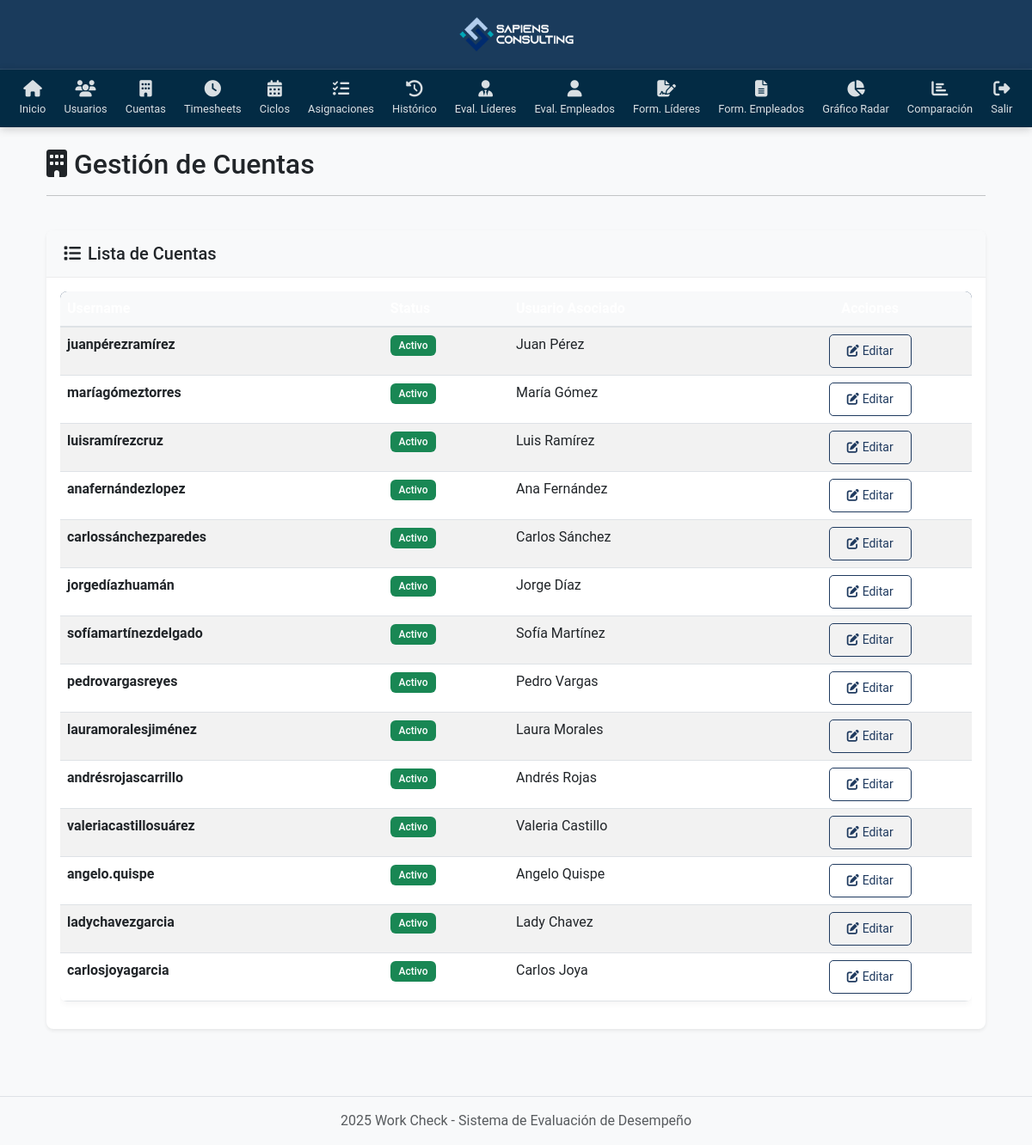
Before: /accounts/ (signed in) with the older database file.
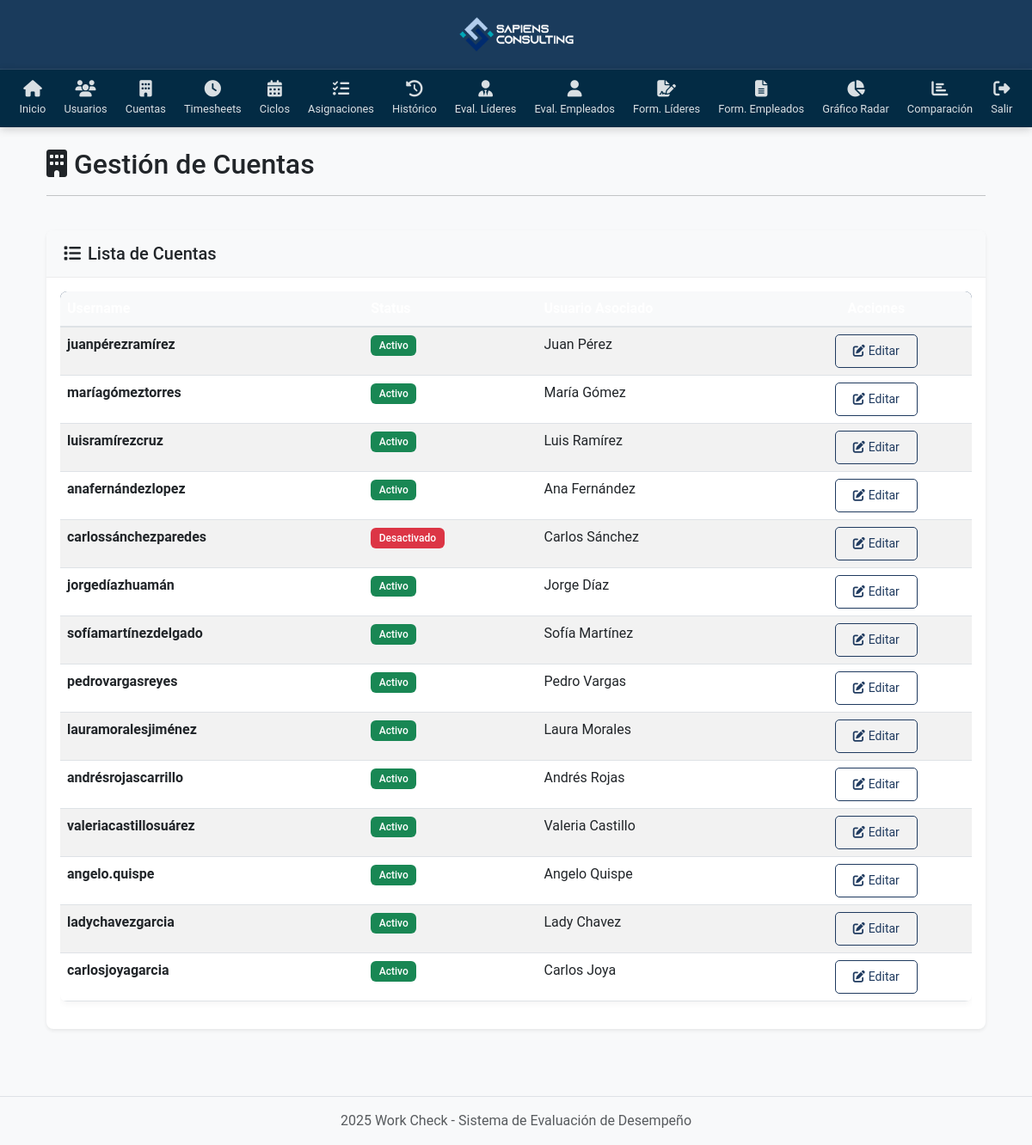
After: the same page with the newer database file.
### System/models.py (models this page shows)
class UserAccount(models.Model):
    username = models.CharField(max_length=50, unique=True)
    password = models.CharField(max_length=128)  # Esto luego lo encriptaremos
    usuario = models.OneToOneField(Usuario, on_delete=models.CASCADE)
    status = models.CharField(max_length=20)

class Usuario(models.Model):
    first_name = models.CharField(max_length=50)
    middle_name = models.CharField(max_length=50, blank=True, null=True)
    last_name = models.CharField(max_length=50)
    second_last_name = models.CharField(max_length=50, blank=True, null=True)
    user_type = models.CharField(max_length=50)
    position = models.ForeignKey(Position, on_delete=models.PROTECT)

### System/views.py (the view)
# urls.py: path('accounts/', views.list_accounts, name='list_accounts'),
@login_required
def list_accounts(request):
    accounts = UserAccount.objects.all()
    return render(request, 'System/manage_accounts.html', {'accounts': accounts})

### System/views.py (called while the page is built)
def login_required(view_func):
    @wraps(view_func)
    def wrapped_view(request, *args, **kwargs):
        if not request.session.get('user_id'):
            return redirect('login')
        return view_func(request, *args, **kwargs)
    return wrapped_view

### System/templates/System/manage_accounts.html (shortened to what this page needs)
{% extends 'System/base.html' %}
{% load static %}
{% block content %}
<div class="container">
    <div class="row mb-4">
        <div class="col-12">
            <div class="d-flex justify-content-between align-items-center">
                <h2 class="mb-0"><i class="fas fa-building me-2"></i>Gestión de Cuentas</h2>
            </div>
            <hr class="mt-3">
        </div>
    </div>
    <div class="row">
        <div class="col-12">
            <div class="card shadow-sm">
                <div class="card-header bg-light">
                    <h5 class="card-title mb-0"><i class="fas fa-list me-2"></i>Lista de Cuentas</h5>
                </div>
                <div class="card-body">
                    <div class="table-responsive">
                        <table class="table table-hover table-striped">
                            <thead class="table-dark">
                                <tr>
                                    <th scope="col">Username</th>
                                    <th scope="col">Status</th>
                                    <th scope="col">Usuario Asociado</th>
                                    <th scope="col" class="text-center">Acciones</th>
                                </tr>
                            </thead>
                            <tbody>
                                {% for account in accounts %}
                                <tr>
                                    <td>
                                        <strong>{{ account.username }}</strong>
                                    </td>
                                    <td>
                                        {% if account.status == "Activo" %}
                                            <span class="badge bg-success">Activo</span>
                                        {% else %}
                                            <span class="badge bg-danger">Desactivado</span>
                                        {% endif %}
                                    </td>
                                    <td>{{ account.usuario.first_name }} {{ account.usuario.last_name }}</td>
                                    <td class="text-center">
                                        <a href="{% url 'update_account' account.id %}" class="btn btn-sm btn-outline-primary">
                                            <i class="fas fa-edit me-1"></i>Editar
                                        </a>
                                    </td>
                                </tr>
                                {% endfor %}
                            </tbody>
                        </table>
                    </div>
                </div>
            </div>
        </div>
    </div>
</div>
{% endblock %}

Changed rows visible on the page:
changed UserAccount "carlossánchezparedes": status "Activo" → "Desactivado"
